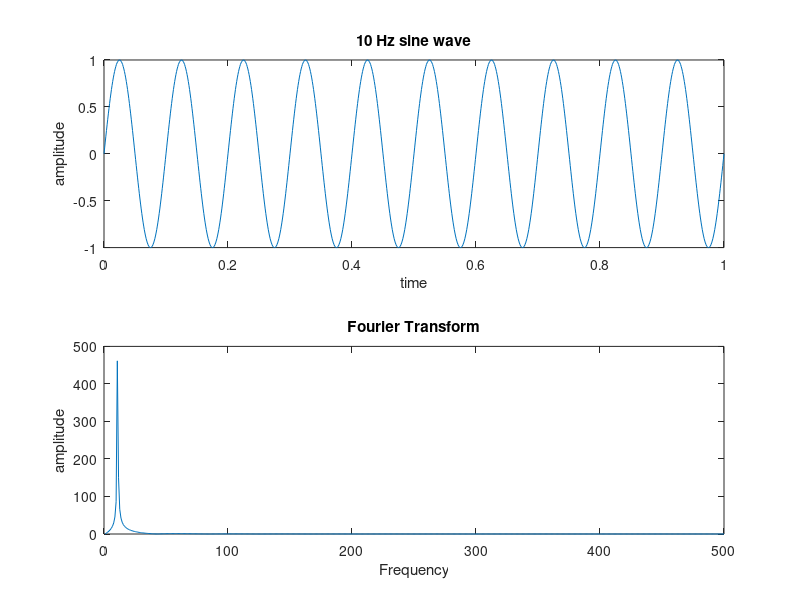

Here is the MATLAB script that generated this plot:
clc
clear
fs=1000;
t=0:1/fs:1;
fc=10;
x=sin(2*pi*fc*t);

subplot(2,1,1);
plot(t,x);
title('10 Hz sine wave');
xlabel('time');
ylabel('amplitude');

Fx=fft(x,1024);
N=1024;
k=1:N/2;
f=k*(fs/N);
subplot(2,1,2);
plot(f,abs(Fx(1:512)));
title('Fourier Transform');
xlabel('Frequency');
ylabel('amplitude');

